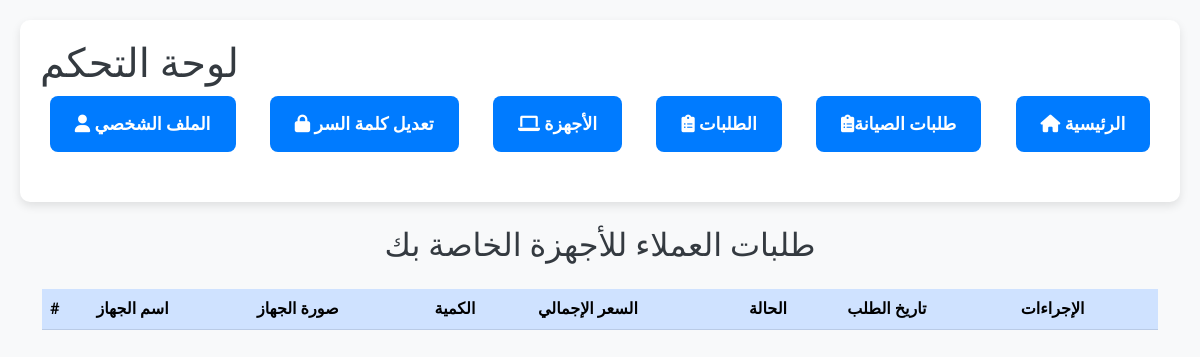
Before: /emp/requests.php (signed in) with the older database file.
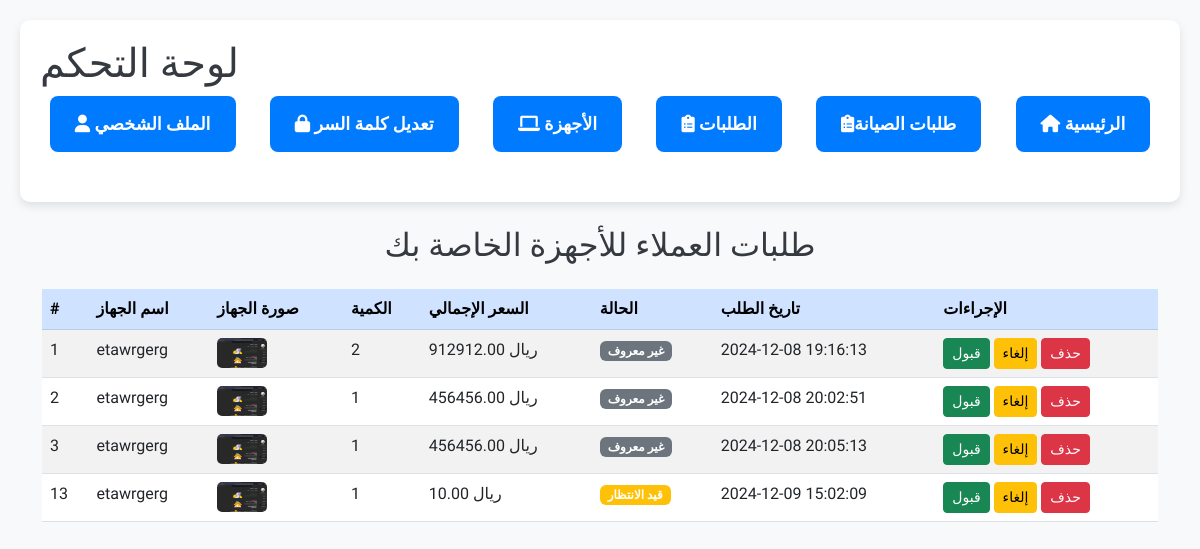
After: the same page with the newer database file.
### tables this page shows
CREATE TABLE `orders` (
  `id` int NOT NULL,
  `customer_name` varchar(255) NOT NULL,
  `device_id` int NOT NULL,
  `quantity` int NOT NULL,
  `total_price` decimal(10,2) NOT NULL,
  `status` varchar(50) NOT NULL DEFAULT 'Pending',
  `created_at` datetime NOT NULL,
  `user_id` int NOT NULL
);

CREATE TABLE `devices` (
  `id` int NOT NULL,
  `emp_id` int NOT NULL,
  `device_name` varchar(255) NOT NULL,
  `device_description` text,
  `category_id` int DEFAULT NULL,
  `price` decimal(10,2) DEFAULT NULL,
  `stock_quantity` int DEFAULT '0',
  `created_at` timestamp NOT NULL DEFAULT CURRENT_TIMESTAMP,
  `image_path` varchar(255) NOT NULL
);

### emp/requests.php (the view, shortened to what this page needs)
<?php
include '../db.php';
$emp_id = $_SESSION['user_id'];
$orders_query = "
    SELECT orders.*, devices.device_name, devices.image_path
    FROM orders
    JOIN devices ON orders.device_id = devices.id
    WHERE devices.emp_id = ?";
$stmt = $conn->prepare($orders_query);
$stmt->bind_param("i", $emp_id);
$stmt->execute();
$orders = $stmt->get_result();
?>
<!DOCTYPE html>
<html lang="ar">
<head>
    <link href="https://cdnjs.cloudflare.com/ajax/libs/font-awesome/6.0.0-beta3/css/all.min.css" rel="stylesheet">
    <link href="https://cdn.jsdelivr.net/npm/bootstrap@5.3.0-alpha3/dist/css/bootstrap.min.css" rel="stylesheet">
</head>
<body>
<div class="dashboard">
        <h1>لوحة التحكم</h1>
        <div class="link-control">
            <a href="profail.php"><i class="fas fa-user"></i> الملف الشخصي</a>
            <a href="password.php"><i class="fas fa-lock"></i> تعديل كلمة السر</a>
            <a href="device.php"><i class="fas fa-laptop"></i> الأجهزة</a>
            <a href="requests.php"><i class="fas fa-clipboard-list"></i> الطلبات</a>
            <a href="maintenance_requests.php"><i class="fas fa-clipboard-list"></i>طلبات الصيانة</a>
            <a href="../index.php"><i class="fas fa-home"></i> الرئيسية</a>
        </div>
    </div>
    <div class="container mt-4">
        <h2 class="mb-4 text-center">طلبات العملاء للأجهزة الخاصة بك</h2>
        <table class="table table-striped">
            <thead class="table-primary">
                <tr>
                    <th>#</th>
                    <th>اسم الجهاز</th>
                    <th>صورة الجهاز</th>
                    <th>الكمية</th>
                    <th>السعر الإجمالي</th>
                    <th>الحالة</th>
                    <th>تاريخ الطلب</th>
                    <th>الإجراءات</th>
                </tr>
            </thead>
            <tbody>
                <?php while ($order = $orders->fetch_assoc()): ?>
                    <tr>
                        <td><?php echo htmlspecialchars($order['id']); ?></td>
                        <td><?php echo htmlspecialchars($order['device_name']); ?></td>
                        <td>
                            <img src="../<?php echo htmlspecialchars($order['image_path'] ?? 'default-image.png'); ?>" alt="صورة الجهاز">
                        </td>
                        <td><?php echo htmlspecialchars($order['quantity']); ?></td>
                        <td><?php echo htmlspecialchars($order['total_price']); ?> ريال</td>
                        <td>
                            <?php
                            switch ($order['status']) {
                                case '0':
                                    echo '<span class="badge bg-warning">قيد الانتظار</span>';
                                    break;
                                default:
                                    echo '<span class="badge bg-secondary">غير معروف</span>';
                            }
                            ?>
                        </td>
                        <td><?php echo htmlspecialchars($order['created_at']); ?></td>
                        <td>
                            <form method="POST" style="display: inline-block;">
                                <button type="submit" name="action" value="accept" class="btn btn-success btn-sm">قبول</button>
                                <button type="submit" name="action" value="cancel" class="btn btn-warning btn-sm">إلغاء</button>
                                <button type="submit" name="action" value="delete" class="btn btn-danger btn-sm">حذف</button>
                            </form>
                        </td>
                    </tr>
                <?php endwhile; ?>
            </tbody>
        </table>
    </div>
</body>
</html>

### emp/requests.php (style rules this page uses)
body { font-family: 'Tajawal', sans-serif; background-color: #f8f9fa; color: #343a40; padding: 20px; }
.dashboard { max-width: 1200px; margin: 0 auto; padding: 20px; background-color: #fff; border-radius: 10px; box-shadow: 0 4px 10px rgba(0, 0, 0, 0.1); }
.link-control { display: flex; flex-wrap: wrap; gap: 15px; justify-content: space-around; margin-bottom: 30px; }
.link-control a { text-decoration: none; padding: 15px 25px; border-radius: 8px; font-size: 1.1rem; font-weight: bold; background-color: #007bff; color: #fff; transition: 0.3s ease; }
table img { max-width: 50px; height: auto; border-radius: 5px; }

Changed rows visible on the page:
added orders: id "1", device.device_name "etawrgerg", device.image_path (picture), quantity "2", total_price "912912.00", status "غير معروف", created_at "2024-12-08 19:16:13"
added orders: id "2", device.device_name "etawrgerg", device.image_path (picture), quantity "1", total_price "456456.00", status "غير معروف", created_at "2024-12-08 20:02:51"
added orders: id "3", device.device_name "etawrgerg", device.image_path (picture), quantity "1", total_price "456456.00", status "غير معروف", created_at "2024-12-08 20:05:13"
added orders: id "13", device.device_name "etawrgerg", device.image_path (picture), quantity "1", total_price "10.00", status "قيد الانتظار", created_at "2024-12-09 15:02:09"
